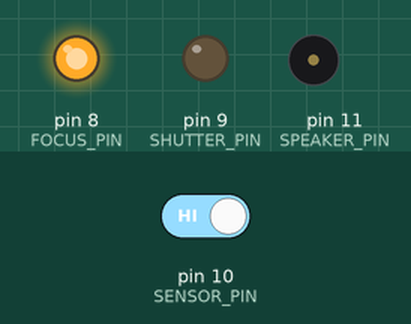
This sketch was run on a simulated Arduino Uno, built with avr-gcc and run on an emulated ATmega328P. Shown: output pins drawn as LEDs (lit = HIGH), buzzer (waves = sounding). Dashed ring = blinking. The test bench sets the inputs (shaded band); at power-on: pin 10 (SENSOR_PIN) HIGH.

Above: at 1.2 s.
1.3 s: pin 10 (SENSOR_PIN) driven LOW
At 1.5 s:
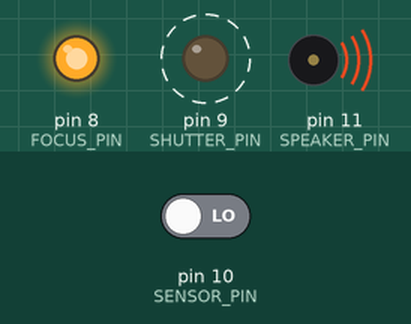
At 2.4 s:
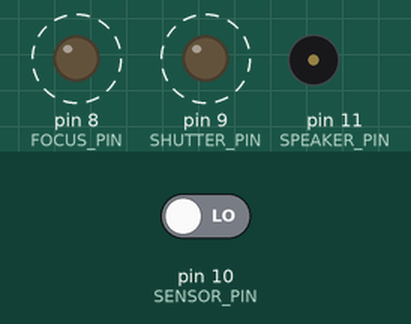
4.3 s: pin 10 (SENSOR_PIN) driven HIGH
At 4.9 s:
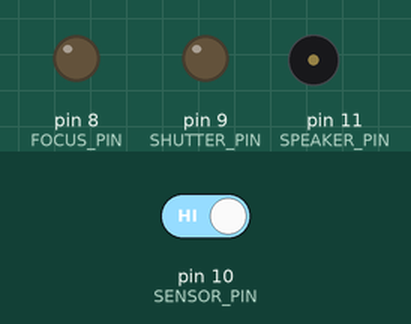
Timing chart, 0 to 7.3 s (numbered marks = the images above; inputs shaded):
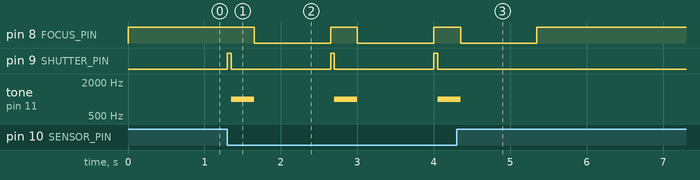

The sketch:

WaterDropTrigger.ino
```cpp
#include "Camera.h"

#define FOCUS_PIN 8
#define SHUTTER_PIN 9
#define SENSOR_PIN 10
#define SPEAKER_PIN 11

#define DROP_DELAY 200

Camera D90(FOCUS_PIN, SHUTTER_PIN);

void playTune() {
  int i = 0;
  for (i = 0; i <= 2; i++) {
    tone(SPEAKER_PIN, 1000, 100);
    delay(100);
  }
}

void setup() {
  pinMode(SENSOR_PIN, INPUT);
  pinMode(SPEAKER_PIN, OUTPUT);
}

void loop() {
  if (! digitalRead(SENSOR_PIN)) {
    D90.takePhoto();
    playTune();
    D90.resetCamera();
  }
}
```

Camera.cpp
```cpp
#include "Camera.h"
#include <Arduino.h>

Camera::Camera(uint8_t focusPin, uint8_t shutterPin)
 : _focusPin(focusPin), _shutterPin(shutterPin), _shutterDelay(0)
{
  pinMode(_focusPin, OUTPUT);
  pinMode(_shutterPin, OUTPUT);
  digitalWrite(_focusPin, HIGH);
}

void Camera::takePhoto() {
  delay(_shutterDelay);
  digitalWrite(_shutterPin, HIGH);
  delay(50);
  digitalWrite(_shutterPin, LOW);
}

void Camera::resetCamera() {
  digitalWrite(_focusPin, LOW);
  digitalWrite(_shutterPin, LOW);
  delay(1000);
  digitalWrite(_focusPin, HIGH);
}

void Camera::setShutterDelay(uint32_t shutterDelay) {
  _shutterDelay = shutterDelay;
}
```

Camera.h
```cpp
#ifndef INCLUDED_CAMERA_H
#define INCLUDED_CAMERA_H

#include <inttypes.h>

class Camera {
public:
  Camera(uint8_t focusPin, uint8_t shutterPin);

  void takePhoto();
  void resetCamera();
  void setShutterDelay(uint32_t shutterDelay);

private:
  uint8_t _focusPin;
  uint8_t _shutterPin;
  uint32_t _shutterDelay;
};

#endif
```

Measured:
- after the input at 1.3 s, pin 8 (FOCUS_PIN): alternates HIGH for 0.35 s and LOW for 1.0 s, starting after 0.35 s; pin 9 (SHUTTER_PIN): alternates HIGH for 0.05 s and LOW for 1.3 s, starting at once; tone on pin 11 (SPEAKER_PIN): alternates 1000 Hz for 0.30 s and silent for 1.1 s, starting after 0.05 s
- after the input at 4.3 s, pin 8 (FOCUS_PIN): goes on until 5.4 s, then stays HIGH; pin 9 (SHUTTER_PIN): stops changing and stays LOW; tone on pin 11 (SPEAKER_PIN): goes on until 4.4 s, then stays silent
